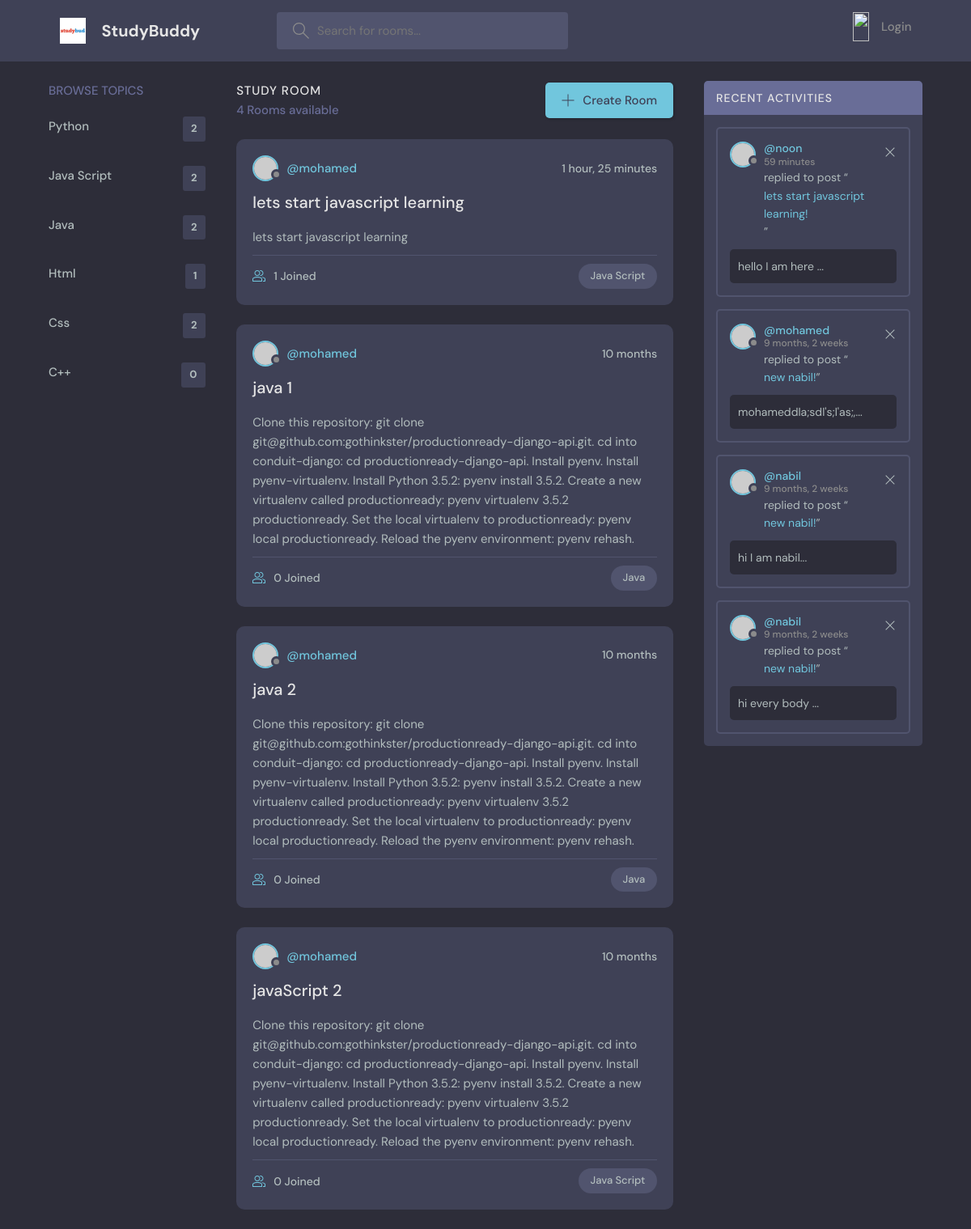
Screenshot of /?q=Java with the database file from the repository.
### base/models.py (models this page shows)
class Topic(models.Model):
    name = models.CharField(max_length=100)
    def __str__(self):
        return self.name

class Room(models.Model):
    topic = models.ForeignKey(Topic, on_delete=models.SET_NULL, null=True)
    host = models.ForeignKey(User, on_delete=models.SET_NULL, null=True, )
    name = models.CharField(max_length=200)
    description = models.TextField()
    participants = models.ManyToManyField(User, related_name="participants", blank=True)
    updated = models.DateTimeField(auto_now_add=True)
    created = models.DateTimeField(auto_now=True)
    def __str__(self):
        return self.name
    class Meta:
        ordering = ["-created",]

class Message(models.Model):
    user = models.ForeignKey(User, on_delete=models.CASCADE)
    room = models.ForeignKey(Room, on_delete=models.CASCADE)
    body = models.TextField()
    updated = models.DateTimeField(auto_now_add=True)
    created = models.DateTimeField(auto_now=True)
    def __str__(self):
        return self.body[0:50]
    class Meta:
        ordering = ["-created", ]

### base/views.py (the view)
# urls.py: path('', views.home, name="home"),
def home(request):
    q = request.GET.get('q') if request.GET.get('q') is not None else ""
    rooms = Room.objects.filter(Q(topic__name__contains=q) |
                                Q(description__contains=q) |
                                Q(name__contains=q)
                                )
    count = rooms.count()
    topics = Topic.objects.all()
    room_messages = Message.objects.all()
    context = {'rooms': rooms, 'topics': topics, "count": count, "room_messages": room_messages}
    return render(request=request,
                  template_name="base/home.html",
                  context=context)

### base/templates/base/home.html (shortened to what this page needs)
{% extends 'main.html' %}
{% block content %}
<main class="layout layout--3">
      <div class="container">
        <div class="topics">
          <div class="topics__header">
            <h2>Browse Topics</h2>
          </div>
          <div >
         {% include 'base/topics_component.html' %}
     </div>
        </div>
        <div class="roomList">
          <div class="roomList__header">
            <div>
              <h2>Study Room</h2>
              <p>{{count}} Rooms available</p>
            </div>
            <a class="btn btn--main" href=" {% url 'create-room' %} ">
              <svg version="1.1" xmlns="http://www.w3.org/2000/svg" width="32" height="32" viewBox="0 0 32 32">
                <title>add</title>
                <path
                  d="M16.943 0.943h-1.885v14.115h-14.115v1.885h14.115v14.115h1.885v-14.115h14.115v-1.885h-14.115v-14.115z"
                ></path>
              </svg>
              Create Room
            </a>
          </div>
         {% include 'base/feed_component.html'%}
        </div>
        <div class="activities">
          <div class="activities__header">
            <h2>Recent Activities</h2>
          </div>
          {% include 'base/activities_component.html'%}
          </div>
      </div>
    </main>
{% endblock %}

### base/templates/base/topics_component.html
        <ul class="topics__list">
         {% for topic in topics %}
         <div>
             <li>
             <a href=" {% url 'home' %}?q={{topic.name}}"> {{topic.name}} <span>
                 {{topic.room_set.all.count}}
                  </span></a>
             </li>
         </div>
       {% endfor %}
        </ul>

### base/templates/base/feed_component.html (shortened to what this page needs)
 {% for room in rooms %}
 <div class="roomListRoom">
            <div class="roomListRoom__header">
              <a href=" {% url 'user-profile' room.host.id %} " class="roomListRoom__author">
                <div class="avatar avatar--small">
                  <img src="https://randomuser.me/api/portraits/women/11.jpg" />
                </div>
                <span>@{{room.host}}</span>
              </a>
              <div class="roomListRoom__actions">
                <span>{{room.created|timesince}}</span>
              </div>
            </div>
            <div class="roomListRoom__content">
              <a href="{%url 'room' room.id %}">{{room.name}}</a>
              <p>
               {{room.description}}
              </p>
            </div>
            <div class="roomListRoom__meta">
              <small href="room.html" class="roomListRoom__joined">
                {{ room.participants.count}} Joined
              </small>
              <p class="roomListRoom__topic">{{room.topic}}</p>
            </div>
          </div>
  {% endfor %}

### base/templates/base/activities_component.html (shortened to what this page needs)
   {% for message in room_messages%}
    <div class="activities__box">
            <div class="activities__boxHeader roomListRoom__header">
              <a href="profile.html" class="roomListRoom__author">
                <div class="avatar avatar--small">
                  <img src="https://randomuser.me/api/portraits/women/11.jpg" />
                </div>
                <p>
                  @{{message.user.username}}
                  <span> {{ message.created | timesince }}</span>
                </p>
              </a>
              <div class="roomListRoom__actions">
                <a href="#">
                  <svg version="1.1" xmlns="http://www.w3.org/2000/svg" width="32" height="32" viewBox="0 0 32 32">
                    <title>remove</title>
                    <path
                      d="M27.314 6.019l-1.333-1.333-9.98 9.981-9.981-9.981-1.333 1.333 9.981 9.981-9.981 9.98 1.333 1.333 9.981-9.98 9.98 9.98 1.333-1.333-9.98-9.98 9.98-9.981z"
                    ></path>
                  </svg>
                </a>
              </div>
            </div>
            <div class="activities__boxContent">
              <p>replied to post “<a href="{% url 'room' message.room.id %}">{{message.room}}!</a>”</p>
              <div class="activities__boxRoomContent">
                {{message}}...
              </div>
            </div>
          </div>
    {%endfor%}

### rows the page displays
Topic: name "Python", room_set.all.count "2"
Topic: name "Java Script", room_set.all.count "2"
Topic: name "Java", room_set.all.count "2"
Topic: name "Html", room_set.all.count "1"
Topic: name "Css", room_set.all.count "2"
Topic: name "C++", room_set.all.count "0"
Room: host "mohamed", created "1 hour, 25 minutes", name "lets start javascript learning", description "lets start javascript learning", participants.count "1", topic "Java Script"
Room: host "mohamed", created "10 months", name "java 1", description "Clone this repository: git clone git@github.com:gothinkster/productionready-django-api.git. cd into conduit-django: cd productionready-django-api. Install pyenv. Install pyenv-virtualenv. Install Python 3.5.2: pyenv install 3.5.2. Create a new virtualenv called productionready: pyenv virtualenv 3.5.2 productionready. Set the local virtualenv to productionready: pyenv local productionready. Reload the pyenv environment: pyenv rehash.", participants.count "0", topic "Java"
Room: host "mohamed", created "10 months", name "java 2", description "Clone this repository: git clone git@github.com:gothinkster/productionready-django-api.git. cd into conduit-django: cd productionready-django-api. Install pyenv. Install pyenv-virtualenv. Install Python 3.5.2: pyenv install 3.5.2. Create a new virtualenv called productionready: pyenv virtualenv 3.5.2 productionready. Set the local virtualenv to productionready: pyenv local productionready. Reload the pyenv environment: pyenv rehash.", participants.count "0", topic "Java"
Room: host "mohamed", created "10 months", name "javaScript 2", description "Clone this repository: git clone git@github.com:gothinkster/productionready-django-api.git. cd into conduit-django: cd productionready-django-api. Install pyenv. Install pyenv-virtualenv. Install Python 3.5.2: pyenv install 3.5.2. Create a new virtualenv called productionready: pyenv virtualenv 3.5.2 productionready. Set the local virtualenv to productionready: pyenv local productionready. Reload the pyenv environment: pyenv rehash.", participants.count "0", topic "Java Script"
Message: user.username "noon", created "59 minutes", room "lets start javascript learning", body "hello I am here"
Message: user.username "mohamed", created "9 months, 2 weeks", room "new nabil", body "mohameddla;sdl's;l'as;,"
Message: user.username "nabil", created "9 months, 2 weeks", room "new nabil", body "hi I am nabil"
Message: user.username "nabil", created "9 months, 2 weeks", room "new nabil", body "hi every body"

### other values shown
{{ count }} "4"
